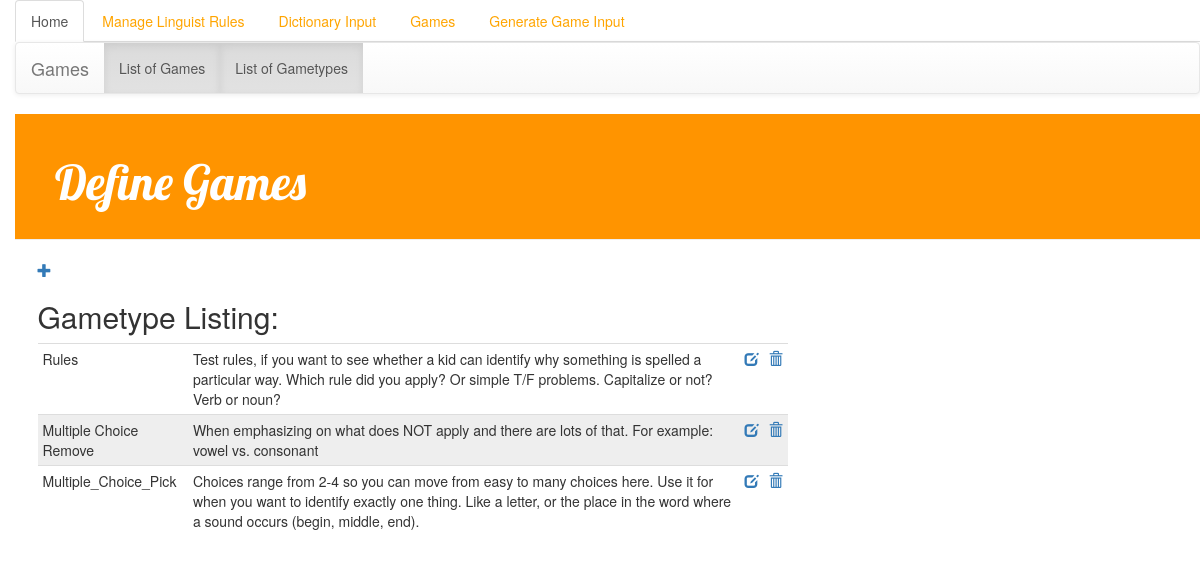
The app's page /Games/gametype_list/ with its own data.
### Games/models.py (models this page shows, shortened)
class GameType(models.Model):
    name = models.CharField(max_length=200,default='')
    description = models.TextField(default='Missing Description')

### Games/views.py (the view)
def gametype_list(request):
    response = "Listing of Gametypes."
    try:
        gametypes = GameType.objects.all()
    except GameType.DoesNotExist:
        raise Http404("Gametype do not exist")
    return render(request, "Games/gametype_list.html", {'gametypes': gametypes})

### templates/Games/gametype_list.html
{% extends 'Games/base.html' %}
{% block content %}
    <a href="{% url 'gametype_new'%}" class="top-menu"><span class="glyphicon glyphicon-plus"></span></a>
    <h2>Gametype Listing: </h2>
    <div class="post">
<table class="table table-condensed">
    <tbody>
    {%  for type in gametypes %}
        <tr>
            <td>
                {{ type.name }}
            </td>
            <td>
                {{ type.description }}
            </td>
            <td>
                <a href="{% url 'gametype_edit' pk=type.pk %}"><span class='glyphicon glyphicon-edit'></span></a>
            </td>
            <td>
                <a href="{% url 'gametype_delete' pk=type.pk %}"><span class='glyphicon glyphicon-trash'></span></a>
            </td>
        </tr>
    {%  endfor %}
    </tbody>
</table>
    </div>
{% endblock %}

### Input/static/Input/css/style.css (style rules this page uses)
body { padding-left: 15px; }
table tr:nth-child(even) { background-color: #eee; }
table tr:nth-child(odd) { background-color:#fff; }

### records on screen
GameType: name "Rules", description "Test rules, if you want to see whether a kid can identify why something is spelled a particular way. Which rule did you apply? Or simple T/F problems. Capitalize or not? Verb or noun?"
GameType: name "Multiple Choice Remove", description "When emphasizing on what does NOT apply and there are lots of that. For example: vowel vs. consonant"
GameType: name "Multiple_Choice_Pick", description "Choices range from 2-4 so you can move from easy to many choices here. Use it for when you want to identify exactly one thing. Like a letter, or the place in the word where a sound occurs (begin, middle, end)."
